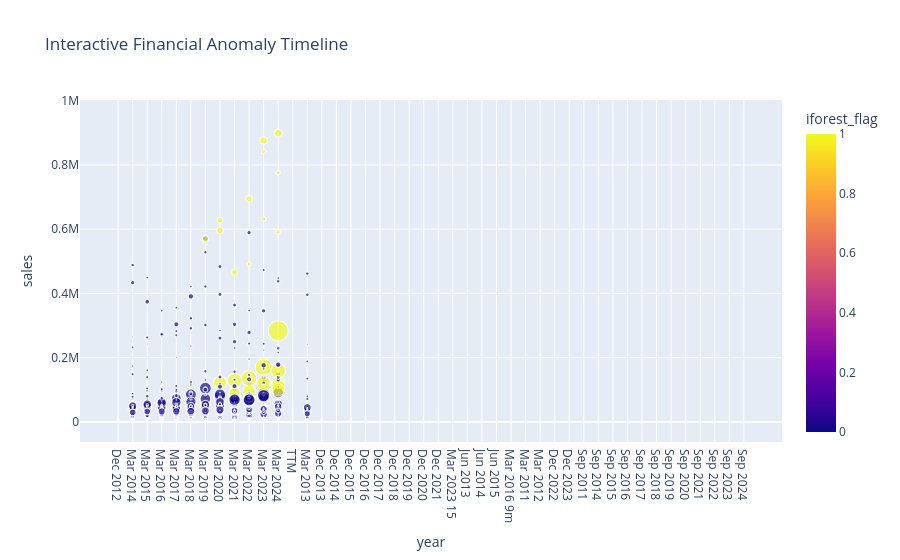

This figure's notebook cell:
### Code cell
fig = px.scatter(
    features,
    x="year",
    y="sales",
    color="iforest_flag",
    hover_name="company_id",
    size="borrowings",
    title="Interactive Financial Anomaly Timeline"
)

fig.show()

### Figure 1 — Plotly figure (JSON) as saved in the notebook; plotly's stock layout.template omitted (floating-point values rounded to 4 significant figures; data arrays with more than 128 entries replaced by an {"elided": "..."} marker saying what was removed)
{"data": [{"hovertemplate": "<b>%{hovertext}</b><br><br>year=%{x}<br>sales=%{y}<br>borrowings=%{marker.size}<br>iforest_flag=%{marker.color}<extra></extra>", "hovertext": {"elided": "1360 str values"}, "legendgroup": "", "marker": {"color": {"elided": "1360 int values"}, "coloraxis": "coloraxis", "size": {"elided": "1360 float values"}, "sizemode": "area", "sizeref": 7769.0, "symbol": "circle"}, "mode": "markers", "name": "", "showlegend": false, "type": "scattergl", "x": {"elided": "1360 str values"}, "xaxis": "x", "y": {"elided": "1360 int values"}, "yaxis": "y"}], "layout": {"coloraxis": {"colorbar": {"title": {"text": "iforest_flag"}}, "colorscale": [[0, "#0d0887"], [0.1111, "#46039f"], [0.2222, "#7201a8"], [0.3333, "#9c179e"], [0.4444, "#bd3786"], [0.5556, "#d8576b"], [0.6667, "#ed7953"], [0.7778, "#fb9f3a"], [0.8889, "#fdca26"], [1, "#f0f921"]]}, "legend": {"itemsizing": "constant", "tracegroupgap": 0}, "title": {"text": "Interactive Financial Anomaly Timeline"}, "xaxis": {"anchor": "y", "domain": [0, 1], "title": {"text": "year"}}, "yaxis": {"anchor": "x", "domain": [0, 1], "title": {"text": "sales"}}}}
